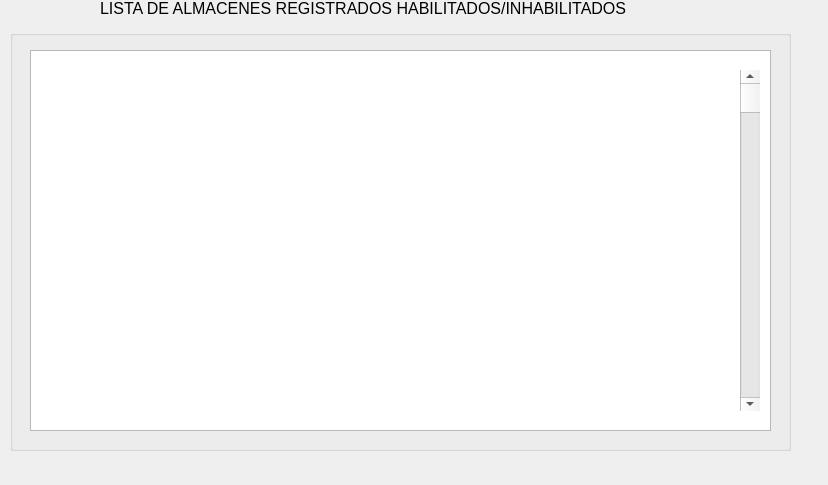
<?xml version="1.0" encoding="UTF-8"?>
<ui version="4.0">
 <class>mostrarEstadosAlmacenesGui</class>
 <widget class="QWidget" name="mostrarEstadosAlmacenesGui">
  <property name="geometry">
   <rect>
    <x>0</x>
    <y>0</y>
    <width>828</width>
    <height>485</height>
   </rect>
  </property>
  <property name="windowTitle">
   <string>Form</string>
  </property>
  <widget class="QGroupBox" name="groupBox">
   <property name="geometry">
    <rect>
     <x>10</x>
     <y>30</y>
     <width>781</width>
     <height>421</height>
    </rect>
   </property>
   <property name="title">
    <string/>
   </property>
   <widget class="QColumnView" name="columnViewListaLocalesInHa_2">
    <property name="geometry">
     <rect>
      <x>20</x>
      <y>20</y>
      <width>741</width>
      <height>381</height>
     </rect>
    </property>
   </widget>
   <widget class="QScrollBar" name="verticalScrollBar_2">
    <property name="geometry">
     <rect>
      <x>730</x>
      <y>40</y>
      <width>20</width>
      <height>341</height>
     </rect>
    </property>
    <property name="orientation">
     <enum>Qt::Vertical</enum>
    </property>
   </widget>
  </widget>
  <widget class="QLabel" name="label">
   <property name="geometry">
    <rect>
     <x>100</x>
     <y>0</y>
     <width>591</width>
     <height>16</height>
    </rect>
   </property>
   <property name="font">
    <font>
     <pointsize>12</pointsize>
    </font>
   </property>
   <property name="text">
    <string>LISTA DE ALMACENES REGISTRADOS HABILITADOS/INHABILITADOS</string>
   </property>
  </widget>
 </widget>
 <resources/>
 <connections/>
</ui>
